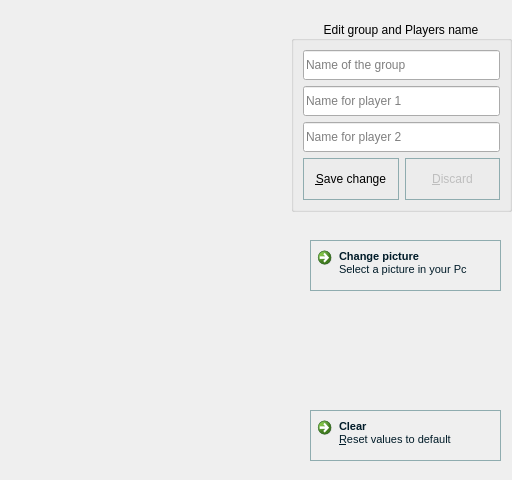
<?xml version="1.0" encoding="UTF-8"?>
<ui version="4.0">
    <class>LMConfigProfile</class>
    <widget class="QWidget" name="LMConfigProfile">
        <property name="geometry">
            <rect>
                <x>0</x>
                <y>0</y>
                <width>512</width>
                <height>480</height>
            </rect>
        </property>
        <property name="minimumSize">
            <size>
                <width>512</width>
                <height>480</height>
            </size>
        </property>
        <property name="maximumSize">
            <size>
                <width>512</width>
                <height>480</height>
            </size>
        </property>
        <property name="windowTitle">
            <string>Form</string>
        </property>
        <property name="styleSheet">
            <string notr="true">QPushButton
                {
                background-color:qlineargradient( x1:0.3, y1:0.3, x2:0.1,
                y2:0.99,
                stop: 0.1 rgb(100, 199, 154),
                stop:0.4 rgb(90, 195, 75),
                stop:1 rgb(207, 255, 174));
                border:1px solid rgb(143, 172, 175);
                border-radius:0;
                }

                #resetButton{
                background-color:qlineargradient( x1:0.1, y1:0.4, x2:0.3,
                y2:0.9,
                stop: 0.1 rgb(199, 99, 109),
                stop:0.4 rgb(209, 21, 99),
                stop:1 rgb(214, 115, 154));
                }

                QPushButton:hover,
                #resetButton:hover
                {
                background-color:qlineargradient( x1:0.1, y1:0.5, x2:1, y2:0.9,
                stop:0 rgb(242, 199, 161),
                stop:0.5 rgb(209, 115, 55),
                stop:1 rgb(234, 255, 255));
                }


                QPushButton:pressed,
                #resetButton:pressed
                {
                background-color:qlineargradient( x1:0.1, y1:0.4, x2:0.3,
                y2:0.9,
                stop: 0.1 rgb(219, 126, 109),
                stop:0.4 rgb(202, 115, 54),
                stop:1 rgb(182, 115, 194));
                border:1px solid rgb(143, 172, 175);
                }

            </string>
        </property>
        <widget class="QCommandLinkButton" name="selectPictBtn">
            <property name="geometry">
                <rect>
                    <x>310</x>
                    <y>240</y>
                    <width>191</width>
                    <height>51</height>
                </rect>
            </property>
            <property name="sizePolicy">
                <sizepolicy hsizetype="Preferred" vsizetype="Preferred">
                    <horstretch>0</horstretch>
                    <verstretch>0</verstretch>
                </sizepolicy>
            </property>
            <property name="maximumSize">
                <size>
                    <width>16777215</width>
                    <height>16777215</height>
                </size>
            </property>
            <property name="layoutDirection">
                <enum>Qt::LeftToRight</enum>
            </property>
            <property name="styleSheet">
                <string notr="true">QCommandLinkButton{
                    font-size:11px;
                    color: rgb(0, 27, 40);
                    }
                </string>
            </property>
            <property name="text">
                <string>Change picture</string>
            </property>
            <property name="description">
                <string>Select a picture in your Pc</string>
            </property>
        </widget>
        <widget class="QGroupBox" name="groupBox">
            <property name="geometry">
                <rect>
                    <x>291</x>
                    <y>21</y>
                    <width>221</width>
                    <height>191</height>
                </rect>
            </property>
            <property name="font">
                <font>
                    <weight>50</weight>
                    <italic>false</italic>
                    <bold>false</bold>
                    <underline>false</underline>
                    <strikeout>false</strikeout>
                </font>
            </property>
            <property name="title">
                <string>Edit group and Players name</string>
            </property>
            <property name="alignment">
                <set>Qt::AlignCenter</set>
            </property>
            <property name="flat">
                <bool>false</bool>
            </property>
            <layout class="QVBoxLayout" name="verticalLayout">
                <item>
                    <widget class="QLineEdit" name="groupNameEdit">
                        <property name="sizePolicy">
                            <sizepolicy hsizetype="Preferred"
                                        vsizetype="Maximum">
                                <horstretch>0</horstretch>
                                <verstretch>0</verstretch>
                            </sizepolicy>
                        </property>
                        <property name="minimumSize">
                            <size>
                                <width>0</width>
                                <height>30</height>
                            </size>
                        </property>
                        <property name="placeholderText">
                            <string>Name of the group</string>
                        </property>
                    </widget>
                </item>
                <item>
                    <widget class="QLineEdit" name="player1_Name">
                        <property name="minimumSize">
                            <size>
                                <width>0</width>
                                <height>30</height>
                            </size>
                        </property>
                        <property name="placeholderText">
                            <string>Name for player 1</string>
                        </property>
                    </widget>
                </item>
                <item>
                    <widget class="QLineEdit" name="player2_Name">
                        <property name="minimumSize">
                            <size>
                                <width>0</width>
                                <height>30</height>
                            </size>
                        </property>
                        <property name="placeholderText">
                            <string>Name for player 2</string>
                        </property>
                    </widget>
                </item>
                <item>
                    <layout class="QHBoxLayout" name="horizontalLayout">
                        <item>
                            <widget class="QPushButton" name="saveBtn">
                                <property name="sizePolicy">
                                    <sizepolicy hsizetype="Preferred"
                                                vsizetype="Preferred">
                                        <horstretch>0</horstretch>
                                        <verstretch>0</verstretch>
                                    </sizepolicy>
                                </property>
                                <property name="minimumSize">
                                    <size>
                                        <width>0</width>
                                        <height>0</height>
                                    </size>
                                </property>
                                <property name="text">
                                    <string>&amp;Save change</string>
                                </property>
                            </widget>
                        </item>
                        <item>
                            <widget class="QPushButton" name="discardBtn">
                                <property name="enabled">
                                    <bool>false</bool>
                                </property>
                                <property name="sizePolicy">
                                    <sizepolicy hsizetype="Preferred"
                                                vsizetype="Preferred">
                                        <horstretch>0</horstretch>
                                        <verstretch>0</verstretch>
                                    </sizepolicy>
                                </property>
                                <property name="minimumSize">
                                    <size>
                                        <width>0</width>
                                        <height>0</height>
                                    </size>
                                </property>
                                <property name="text">
                                    <string>&amp;Discard</string>
                                </property>
                            </widget>
                        </item>
                    </layout>
                </item>
            </layout>
        </widget>
        <widget class="QCommandLinkButton" name="resetButton">
            <property name="geometry">
                <rect>
                    <x>310</x>
                    <y>410</y>
                    <width>191</width>
                    <height>51</height>
                </rect>
            </property>
            <property name="sizePolicy">
                <sizepolicy hsizetype="Preferred" vsizetype="Preferred">
                    <horstretch>0</horstretch>
                    <verstretch>0</verstretch>
                </sizepolicy>
            </property>
            <property name="maximumSize">
                <size>
                    <width>16777215</width>
                    <height>16777215</height>
                </size>
            </property>
            <property name="layoutDirection">
                <enum>Qt::LeftToRight</enum>
            </property>
            <property name="styleSheet">
                <string notr="true">QCommandLinkButton{
                    font-size:11px;
                    color: rgb(0, 27, 40);
                    }
                </string>
            </property>
            <property name="text">
                <string>Clear</string>
            </property>
            <property name="description">
                <string>&amp;Reset values to default</string>
            </property>
        </widget>
    </widget>
    <resources/>
    <connections/>
</ui>
